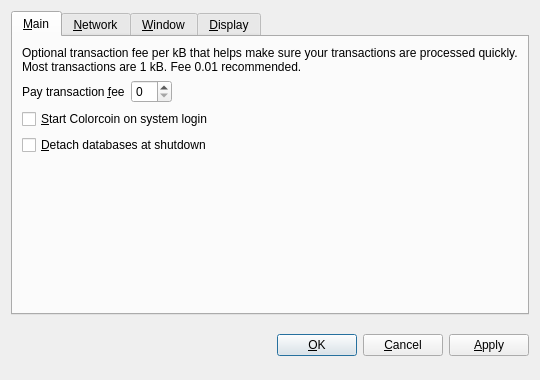
<?xml version="1.0" encoding="UTF-8"?>
<ui version="4.0">
 <class>OptionsDialog</class>
 <widget class="QDialog" name="OptionsDialog">
  <property name="geometry">
   <rect>
    <x>0</x>
    <y>0</y>
    <width>540</width>
    <height>380</height>
   </rect>
  </property>
  <property name="windowTitle">
   <string>Options</string>
  </property>
  <property name="modal">
   <bool>true</bool>
  </property>
  <layout class="QVBoxLayout" name="verticalLayout">
   <item>
    <widget class="QTabWidget" name="tabWidget">
     <property name="tabPosition">
      <enum>QTabWidget::North</enum>
     </property>
     <property name="currentIndex">
      <number>0</number>
     </property>
     <widget class="QWidget" name="tabMain">
      <attribute name="title">
       <string>&amp;Main</string>
      </attribute>
      <layout class="QVBoxLayout" name="verticalLayout_Main">
       <item>
        <widget class="QLabel" name="transactionFeeInfoLabel">
         <property name="text">
          <string>Optional transaction fee per kB that helps make sure your transactions are processed quickly. Most transactions are 1 kB. Fee 0.01 recommended.</string>
         </property>
         <property name="textFormat">
          <enum>Qt::PlainText</enum>
         </property>
         <property name="wordWrap">
          <bool>true</bool>
         </property>
        </widget>
       </item>
       <item>
        <layout class="QHBoxLayout" name="horizontalLayout_Main">
         <item>
          <widget class="QLabel" name="transactionFeeLabel">
           <property name="text">
            <string>Pay transaction &amp;fee</string>
           </property>
           <property name="textFormat">
            <enum>Qt::PlainText</enum>
           </property>
           <property name="buddy">
            <cstring>transactionFee</cstring>
           </property>
          </widget>
         </item>
         <item>
          <widget class="BitcoinAmountField" name="transactionFee"/>
         </item>
         <item>
          <spacer name="horizontalSpacer_Main">
           <property name="orientation">
            <enum>Qt::Horizontal</enum>
           </property>
           <property name="sizeHint" stdset="0">
            <size>
             <width>40</width>
             <height>20</height>
            </size>
           </property>
          </spacer>
         </item>
        </layout>
       </item>
       <item>
        <widget class="QCheckBox" name="bitcoinAtStartup">
         <property name="toolTip">
          <string>Automatically start Colorcoin after logging in to the system.</string>
         </property>
         <property name="text">
          <string>&amp;Start Colorcoin on system login</string>
         </property>
        </widget>
       </item>
       <item>
        <widget class="QCheckBox" name="detachDatabases">
         <property name="toolTip">
          <string>Detach block and address databases at shutdown. This means they can be moved to another data directory, but it slows down shutdown. The wallet is always detached.</string>
         </property>
         <property name="text">
          <string>&amp;Detach databases at shutdown</string>
         </property>
        </widget>
       </item>
       <item>
        <spacer name="verticalSpacer_Main">
         <property name="orientation">
          <enum>Qt::Vertical</enum>
         </property>
         <property name="sizeHint" stdset="0">
          <size>
           <width>20</width>
           <height>40</height>
          </size>
         </property>
        </spacer>
       </item>
      </layout>
     </widget>
     <widget class="QWidget" name="tabNetwork">
      <attribute name="title">
       <string>&amp;Network</string>
      </attribute>
      <layout class="QVBoxLayout" name="verticalLayout_Network">
       <item>
        <widget class="QCheckBox" name="mapPortUpnp">
         <property name="toolTip">
          <string>Automatically open the Colorcoin client port on the router. This only works when your router supports UPnP and it is enabled.</string>
         </property>
         <property name="text">
          <string>Map port using &amp;UPnP</string>
         </property>
        </widget>
       </item>
       <item>
        <widget class="QCheckBox" name="connectSocks">
         <property name="toolTip">
          <string>Connect to the Colorcoin network through a SOCKS proxy (e.g. when connecting through Tor).</string>
         </property>
         <property name="text">
          <string>&amp;Connect through SOCKS proxy:</string>
         </property>
        </widget>
       </item>
       <item>
        <layout class="QHBoxLayout" name="horizontalLayout_Network">
         <item>
          <widget class="QLabel" name="proxyIpLabel">
           <property name="text">
            <string>Proxy &amp;IP:</string>
           </property>
           <property name="textFormat">
            <enum>Qt::PlainText</enum>
           </property>
           <property name="buddy">
            <cstring>proxyIp</cstring>
           </property>
          </widget>
         </item>
         <item>
          <widget class="QValidatedLineEdit" name="proxyIp">
           <property name="maximumSize">
            <size>
             <width>140</width>
             <height>16777215</height>
            </size>
           </property>
           <property name="toolTip">
            <string>IP address of the proxy (e.g. 127.0.0.1)</string>
           </property>
          </widget>
         </item>
         <item>
          <widget class="QLabel" name="proxyPortLabel">
           <property name="text">
            <string>&amp;Port:</string>
           </property>
           <property name="textFormat">
            <enum>Qt::PlainText</enum>
           </property>
           <property name="buddy">
            <cstring>proxyPort</cstring>
           </property>
          </widget>
         </item>
         <item>
          <widget class="QLineEdit" name="proxyPort">
           <property name="maximumSize">
            <size>
             <width>55</width>
             <height>16777215</height>
            </size>
           </property>
           <property name="toolTip">
            <string>Port of the proxy (e.g. 9050)</string>
           </property>
          </widget>
         </item>
         <item>
          <widget class="QLabel" name="socksVersionLabel">
           <property name="text">
            <string>SOCKS &amp;Version:</string>
           </property>
           <property name="textFormat">
            <enum>Qt::PlainText</enum>
           </property>
           <property name="buddy">
            <cstring>socksVersion</cstring>
           </property>
          </widget>
         </item>
         <item>
          <widget class="QValueComboBox" name="socksVersion">
           <property name="toolTip">
            <string>SOCKS version of the proxy (e.g. 5)</string>
           </property>
          </widget>
         </item>
         <item>
          <spacer name="horizontalSpacer_Network">
           <property name="orientation">
            <enum>Qt::Horizontal</enum>
           </property>
           <property name="sizeHint" stdset="0">
            <size>
             <width>40</width>
             <height>20</height>
            </size>
           </property>
          </spacer>
         </item>
        </layout>
       </item>
       <item>
        <spacer name="verticalSpacer_Network">
         <property name="orientation">
          <enum>Qt::Vertical</enum>
         </property>
         <property name="sizeHint" stdset="0">
          <size>
           <width>20</width>
           <height>40</height>
          </size>
         </property>
        </spacer>
       </item>
      </layout>
     </widget>
     <widget class="QWidget" name="tabWindow">
      <attribute name="title">
       <string>&amp;Window</string>
      </attribute>
      <layout class="QVBoxLayout" name="verticalLayout_Window">
       <item>
        <widget class="QCheckBox" name="minimizeToTray">
         <property name="toolTip">
          <string>Show only a tray icon after minimizing the window.</string>
         </property>
         <property name="text">
          <string>&amp;Minimize to the tray instead of the taskbar</string>
         </property>
        </widget>
       </item>
       <item>
        <widget class="QCheckBox" name="minimizeOnClose">
         <property name="toolTip">
          <string>Minimize instead of exit the application when the window is closed. When this option is enabled, the application will be closed only after selecting Quit in the menu.</string>
         </property>
         <property name="text">
          <string>M&amp;inimize on close</string>
         </property>
        </widget>
       </item>
       <item>
        <spacer name="verticalSpacer_Window">
         <property name="orientation">
          <enum>Qt::Vertical</enum>
         </property>
         <property name="sizeHint" stdset="0">
          <size>
           <width>20</width>
           <height>40</height>
          </size>
         </property>
        </spacer>
       </item>
      </layout>
     </widget>
     <widget class="QWidget" name="tabDisplay">
      <attribute name="title">
       <string>&amp;Display</string>
      </attribute>
      <layout class="QVBoxLayout" name="verticalLayout_Display">
       <item>
        <layout class="QHBoxLayout" name="horizontalLayout_1_Display">
         <item>
          <widget class="QLabel" name="langLabel">
           <property name="text">
            <string>User Interface &amp;language:</string>
           </property>
           <property name="textFormat">
            <enum>Qt::PlainText</enum>
           </property>
           <property name="buddy">
            <cstring>lang</cstring>
           </property>
          </widget>
         </item>
         <item>
          <widget class="QValueComboBox" name="lang">
           <property name="toolTip">
            <string>The user interface language can be set here. This setting will take effect after restarting Colorcoin.</string>
           </property>
          </widget>
         </item>
        </layout>
       </item>
       <item>
        <layout class="QHBoxLayout" name="horizontalLayout_2_Display">
         <item>
          <widget class="QLabel" name="unitLabel">
           <property name="text">
            <string>&amp;Unit to show amounts in:</string>
           </property>
           <property name="textFormat">
            <enum>Qt::PlainText</enum>
           </property>
           <property name="buddy">
            <cstring>unit</cstring>
           </property>
          </widget>
         </item>
         <item>
          <widget class="QValueComboBox" name="unit">
           <property name="toolTip">
            <string>Choose the default subdivision unit to show in the interface and when sending coins.</string>
           </property>
          </widget>
         </item>
        </layout>
       </item>
       <item>
        <widget class="QCheckBox" name="displayAddresses">
         <property name="toolTip">
          <string>Whether to show Colorcoin addresses in the transaction list or not.</string>
         </property>
         <property name="text">
          <string>&amp;Display addresses in transaction list</string>
         </property>
        </widget>
       </item>
       <item>
        <widget class="QCheckBox" name="coinControlFeatures">
         <property name="toolTip">
          <string>Whether to show coin control features or not.</string>
         </property>
         <property name="text">
          <string>Display coin &amp;control features (experts only!)</string>
         </property>
        </widget>
       </item>
       <item>
        <spacer name="verticalSpacer_Display">
         <property name="orientation">
          <enum>Qt::Vertical</enum>
         </property>
         <property name="sizeHint" stdset="0">
          <size>
           <width>20</width>
           <height>40</height>
          </size>
         </property>
        </spacer>
       </item>
      </layout>
     </widget>
    </widget>
   </item>
   <item>
    <layout class="QHBoxLayout" name="horizontalLayout_Buttons">
     <item>
      <spacer name="horizontalSpacer_1">
       <property name="orientation">
        <enum>Qt::Horizontal</enum>
       </property>
       <property name="sizeHint" stdset="0">
        <size>
         <width>40</width>
         <height>48</height>
        </size>
       </property>
      </spacer>
     </item>
     <item>
      <widget class="QLabel" name="statusLabel">
       <property name="font">
        <font>
         <weight>75</weight>
         <bold>true</bold>
        </font>
       </property>
       <property name="text">
        <string/>
       </property>
       <property name="textFormat">
        <enum>Qt::PlainText</enum>
       </property>
       <property name="wordWrap">
        <bool>true</bool>
       </property>
      </widget>
     </item>
     <item>
      <spacer name="horizontalSpacer_2">
       <property name="orientation">
        <enum>Qt::Horizontal</enum>
       </property>
       <property name="sizeHint" stdset="0">
        <size>
         <width>40</width>
         <height>48</height>
        </size>
       </property>
      </spacer>
     </item>
     <item>
      <widget class="QPushButton" name="okButton">
       <property name="text">
        <string>&amp;OK</string>
       </property>
      </widget>
     </item>
     <item>
      <widget class="QPushButton" name="cancelButton">
       <property name="text">
        <string>&amp;Cancel</string>
       </property>
       <property name="autoDefault">
        <bool>false</bool>
       </property>
      </widget>
     </item>
     <item>
      <widget class="QPushButton" name="applyButton">
       <property name="text">
        <string>&amp;Apply</string>
       </property>
       <property name="autoDefault">
        <bool>false</bool>
       </property>
      </widget>
     </item>
    </layout>
   </item>
  </layout>
 </widget>
 <customwidgets>
  <customwidget>
   <class>BitcoinAmountField</class>
   <extends>QSpinBox</extends>
   <header>bitcoinamountfield.h</header>
  </customwidget>
  <customwidget>
   <class>QValueComboBox</class>
   <extends>QComboBox</extends>
   <header>qvaluecombobox.h</header>
  </customwidget>
  <customwidget>
   <class>QValidatedLineEdit</class>
   <extends>QLineEdit</extends>
   <header>qvalidatedlineedit.h</header>
  </customwidget>
 </customwidgets>
 <resources/>
 <connections/>
</ui>
